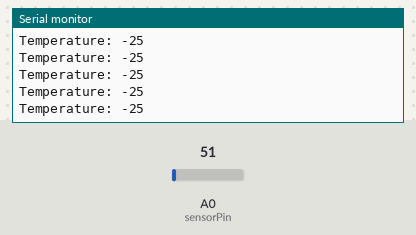
Bench run of a sketch on a simulated Arduino Uno, built with avr-gcc and run on an emulated ATmega328P. On the bench: the last lines printed to the serial monitor. The test bench sets the inputs (shaded band); at power-on: A0 (sensorPin) = 51.

Above: at 1.2 s.
1.3 s: A0 (sensorPin) set to 91
At 2.1 s:
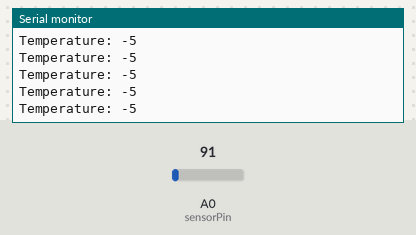
2.8 s: A0 (sensorPin) set to 111
At 3.4 s:
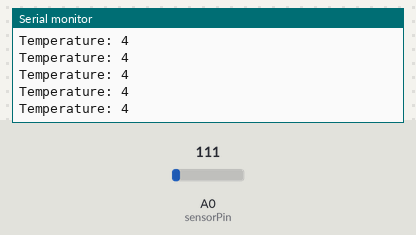
Timing chart, 0 to 5.8 s (numbered marks = the images above; inputs shaded):
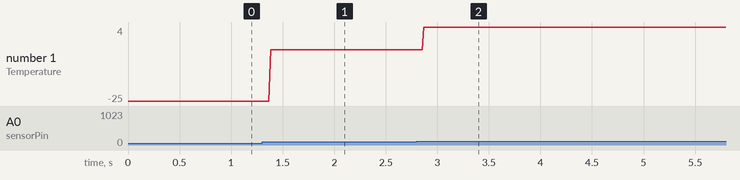

The sketch:

sketch.ino
```cpp
#include <Arduino.h>

// Define constants for pin connections
const int sensorPin = A0;   // Analog pin A0 for LM35 sensor
const int ledPin = 13;      // Digital pin 13 for onboard LED

// Define variables to track temperature and LED blink intervals
int temperature = 0;
int blinkInterval = 0;
volatile boolean ledState = false;

void setup() {
  // Initialize serial communication for debugging
  Serial.begin(9600);

  // Set up timer interrupt
  cli(); // Disable interrupts
  TCCR1A = 0; // Reset Timer1 control register A
  TCCR1B = 0; // Reset Timer1 control register B
  TCNT1 = 0; // Reset Timer1 counter value
  OCR1A = 15624; // Set compare match register for 1 second (16MHz / (256 * 1Hz) - 1)
  TCCR1B |= (1 << WGM12); // Turn on CTC mode
  TCCR1B |= (1 << CS12); // Set prescaler to 256 and start the timer
  TIMSK1 |= (1 << OCIE1A); // Enable Timer1 compare interrupt
  sei(); // Enable interrupts
}

void loop() {
  // Read temperature from LM35 sensor
  int rawValue = analogRead(sensorPin);
  float voltage = (rawValue / 1024.0) * 5.0;
  temperature = (voltage - 0.5) * 100;

  // Debugging output
  Serial.print("Temperature: ");
  Serial.println(temperature);

  // Check temperature and update LED blink interval
  if (temperature < 30) {
    blinkInterval = 500; // 500ms blink interval
  } else {
    blinkInterval = 1000; // 1000ms blink interval
  }
}

// Timer1 compare interrupt service routine
ISR(TIMER1_COMPA_vect) {
  static unsigned long previousMillis = 0;
  unsigned long currentMillis = millis();

  if (currentMillis - previousMillis >= blinkInterval) {
    previousMillis = currentMillis;
    ledState = !ledState;
    digitalWrite(ledPin, ledState ? HIGH : LOW);
  }
}
```

Measured:
- after the input at 1.3 s, the serial monitor: prints a new line after 0.09 s (image 1)
- after the input at 2.8 s, the serial monitor: prints a new line after 0.07 s (image 2)
- plotted number 1: -25 → -5 after the input at 1.3 s, -5 → 4 after the input at 2.8 s
